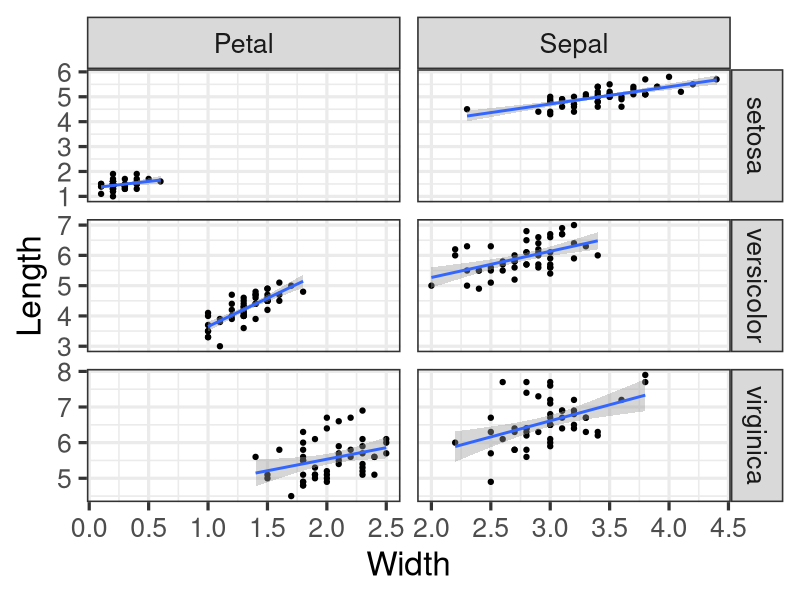

This chart was generated by the following R code:
## ---- chunk 1
# First load the Iris data and load reshape2 and ggplot2 packages
data(iris)
library(reshape2)
library(ggplot2)
# Add a column to keep track of the flower
iris$flower_id <- rownames(iris)
# Default options
iris_melted <- melt(iris)
# We first split that variable to get the columns we need
split_variable <- strsplit(as.character(iris_melted$variable), split = "\\.")
# Create two new variables
iris_melted$flower_part <- sapply(split_variable, "[", 1)
iris_melted$measurement_type <- sapply(split_variable, "[", 2)
# Remove the one we don't need anymore
iris_melted$variable <- NULL
iris_cast <- dcast(iris_melted, formula = flower_id + Species + flower_part ~ measurement_type)
## ---- chunk 2
# Plot
ggplot(data=iris_cast, aes(x=Width, y=Length))+ # Add points and use free scales in the facet
  geom_point()+facet_grid(Species~flower_part, scale="free")+
  # Add a regression line
  geom_smooth(method="lm")+
  # Use the black/white theme and increase the font size
  theme_bw(base_size=24)
